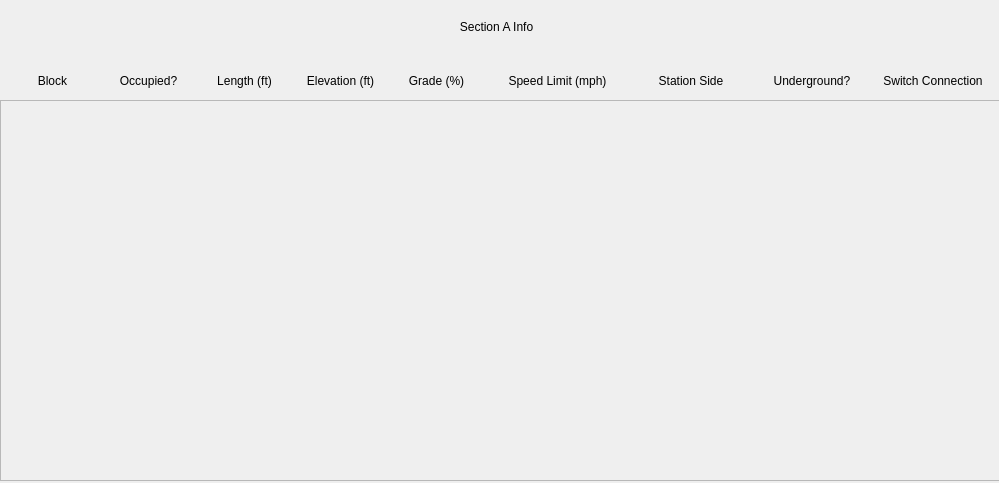
<?xml version="1.0" encoding="UTF-8"?>
<ui version="4.0">
 <class>MainWindow</class>
 <widget class="QMainWindow" name="MainWindow">
  <property name="geometry">
   <rect>
    <x>0</x>
    <y>0</y>
    <width>999</width>
    <height>483</height>
   </rect>
  </property>
  <property name="windowTitle">
   <string>MainWindow</string>
  </property>
  <widget class="QWidget" name="centralwidget">
   <widget class="QScrollArea" name="MainScrollArea">
    <property name="geometry">
     <rect>
      <x>0</x>
      <y>100</y>
      <width>1001</width>
      <height>381</height>
     </rect>
    </property>
    <property name="widgetResizable">
     <bool>true</bool>
    </property>
    <widget class="QWidget" name="scrollAreaWidgetContents">
     <property name="geometry">
      <rect>
       <x>0</x>
       <y>0</y>
       <width>999</width>
       <height>379</height>
      </rect>
     </property>
    </widget>
   </widget>
   <widget class="QWidget" name="horizontalLayoutWidget_2">
    <property name="geometry">
     <rect>
      <x>0</x>
      <y>60</y>
      <width>1001</width>
      <height>41</height>
     </rect>
    </property>
    <layout class="QHBoxLayout" name="horizontalLayout_2">
     <item>
      <widget class="QLabel" name="label_7">
       <property name="sizePolicy">
        <sizepolicy hsizetype="Fixed" vsizetype="Preferred">
         <horstretch>0</horstretch>
         <verstretch>0</verstretch>
        </sizepolicy>
       </property>
       <property name="minimumSize">
        <size>
         <width>75</width>
         <height>0</height>
        </size>
       </property>
       <property name="text">
        <string>Block</string>
       </property>
       <property name="alignment">
        <set>Qt::AlignCenter</set>
       </property>
      </widget>
     </item>
     <item>
      <widget class="QLabel" name="label_6">
       <property name="sizePolicy">
        <sizepolicy hsizetype="Fixed" vsizetype="Preferred">
         <horstretch>0</horstretch>
         <verstretch>0</verstretch>
        </sizepolicy>
       </property>
       <property name="minimumSize">
        <size>
         <width>75</width>
         <height>0</height>
        </size>
       </property>
       <property name="text">
        <string>Occupied?</string>
       </property>
       <property name="alignment">
        <set>Qt::AlignCenter</set>
       </property>
      </widget>
     </item>
     <item>
      <widget class="QLabel" name="label_5">
       <property name="sizePolicy">
        <sizepolicy hsizetype="Fixed" vsizetype="Preferred">
         <horstretch>0</horstretch>
         <verstretch>0</verstretch>
        </sizepolicy>
       </property>
       <property name="minimumSize">
        <size>
         <width>75</width>
         <height>0</height>
        </size>
       </property>
       <property name="text">
        <string>Length (ft)</string>
       </property>
       <property name="alignment">
        <set>Qt::AlignCenter</set>
       </property>
      </widget>
     </item>
     <item>
      <widget class="QLabel" name="label_4">
       <property name="sizePolicy">
        <sizepolicy hsizetype="Fixed" vsizetype="Preferred">
         <horstretch>0</horstretch>
         <verstretch>0</verstretch>
        </sizepolicy>
       </property>
       <property name="minimumSize">
        <size>
         <width>75</width>
         <height>0</height>
        </size>
       </property>
       <property name="text">
        <string>Elevation (ft)</string>
       </property>
       <property name="alignment">
        <set>Qt::AlignCenter</set>
       </property>
      </widget>
     </item>
     <item>
      <widget class="QLabel" name="label_3">
       <property name="sizePolicy">
        <sizepolicy hsizetype="Fixed" vsizetype="Preferred">
         <horstretch>0</horstretch>
         <verstretch>0</verstretch>
        </sizepolicy>
       </property>
       <property name="minimumSize">
        <size>
         <width>75</width>
         <height>0</height>
        </size>
       </property>
       <property name="text">
        <string>Grade (%)</string>
       </property>
       <property name="alignment">
        <set>Qt::AlignCenter</set>
       </property>
      </widget>
     </item>
     <item>
      <widget class="QLabel" name="label_2">
       <property name="sizePolicy">
        <sizepolicy hsizetype="Fixed" vsizetype="Preferred">
         <horstretch>0</horstretch>
         <verstretch>0</verstretch>
        </sizepolicy>
       </property>
       <property name="minimumSize">
        <size>
         <width>125</width>
         <height>0</height>
        </size>
       </property>
       <property name="text">
        <string>Speed Limit (mph)</string>
       </property>
       <property name="alignment">
        <set>Qt::AlignCenter</set>
       </property>
      </widget>
     </item>
     <item>
      <widget class="QLabel" name="label_8">
       <property name="sizePolicy">
        <sizepolicy hsizetype="Fixed" vsizetype="Preferred">
         <horstretch>0</horstretch>
         <verstretch>0</verstretch>
        </sizepolicy>
       </property>
       <property name="minimumSize">
        <size>
         <width>100</width>
         <height>0</height>
        </size>
       </property>
       <property name="text">
        <string>Station Side</string>
       </property>
       <property name="alignment">
        <set>Qt::AlignCenter</set>
       </property>
      </widget>
     </item>
     <item>
      <widget class="QLabel" name="label_9">
       <property name="sizePolicy">
        <sizepolicy hsizetype="Fixed" vsizetype="Preferred">
         <horstretch>0</horstretch>
         <verstretch>0</verstretch>
        </sizepolicy>
       </property>
       <property name="minimumSize">
        <size>
         <width>100</width>
         <height>0</height>
        </size>
       </property>
       <property name="text">
        <string>Underground?</string>
       </property>
       <property name="alignment">
        <set>Qt::AlignCenter</set>
       </property>
      </widget>
     </item>
     <item>
      <widget class="QLabel" name="label_10">
       <property name="sizePolicy">
        <sizepolicy hsizetype="Fixed" vsizetype="Preferred">
         <horstretch>0</horstretch>
         <verstretch>0</verstretch>
        </sizepolicy>
       </property>
       <property name="minimumSize">
        <size>
         <width>100</width>
         <height>0</height>
        </size>
       </property>
       <property name="text">
        <string>Switch Connection</string>
       </property>
       <property name="alignment">
        <set>Qt::AlignCenter</set>
       </property>
      </widget>
     </item>
    </layout>
   </widget>
   <widget class="QLabel" name="Header">
    <property name="geometry">
     <rect>
      <x>1</x>
      <y>1</y>
      <width>991</width>
      <height>51</height>
     </rect>
    </property>
    <property name="text">
     <string>Section A Info</string>
    </property>
    <property name="alignment">
     <set>Qt::AlignCenter</set>
    </property>
   </widget>
  </widget>
 </widget>
 <resources/>
 <connections/>
</ui>
